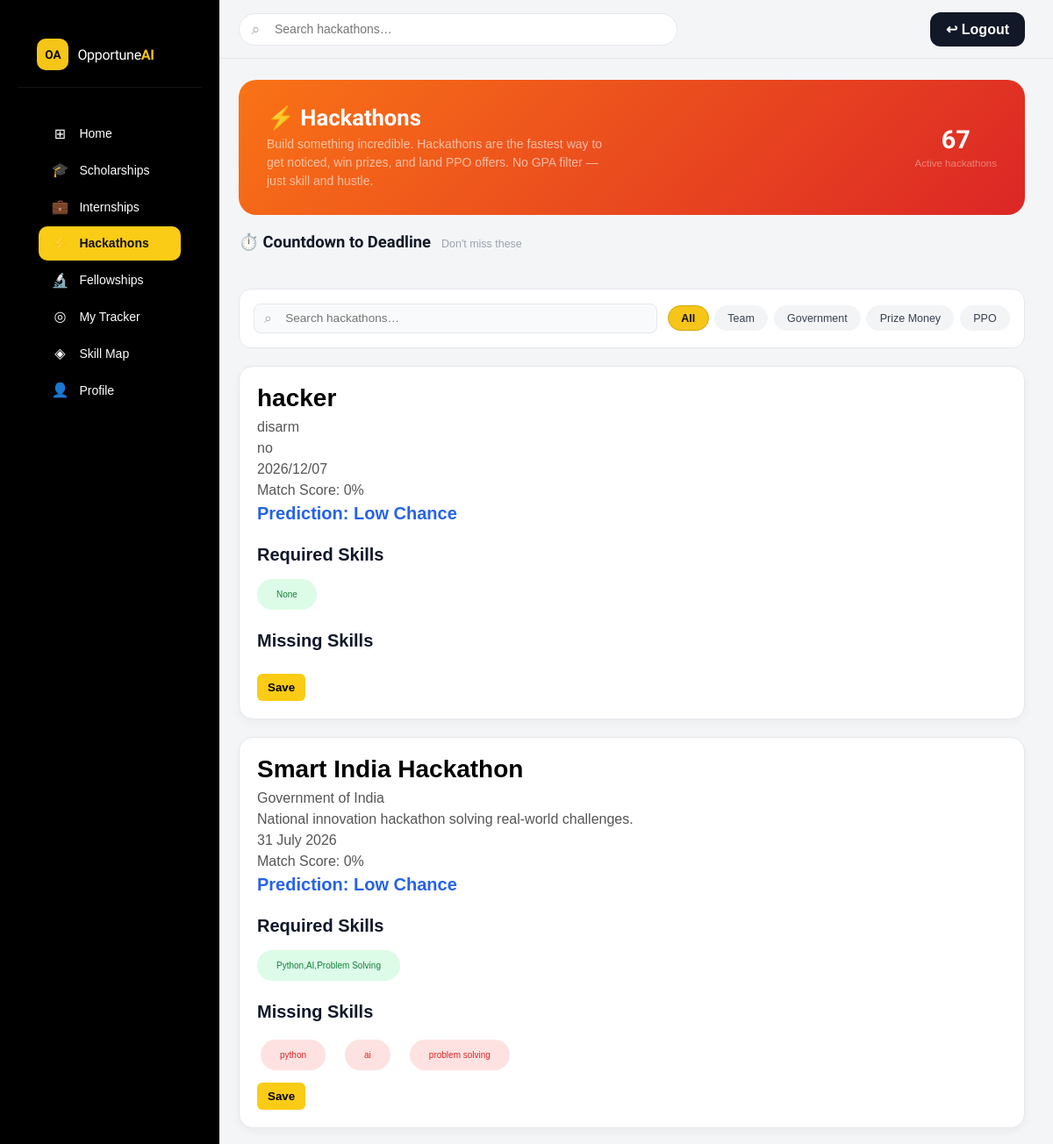
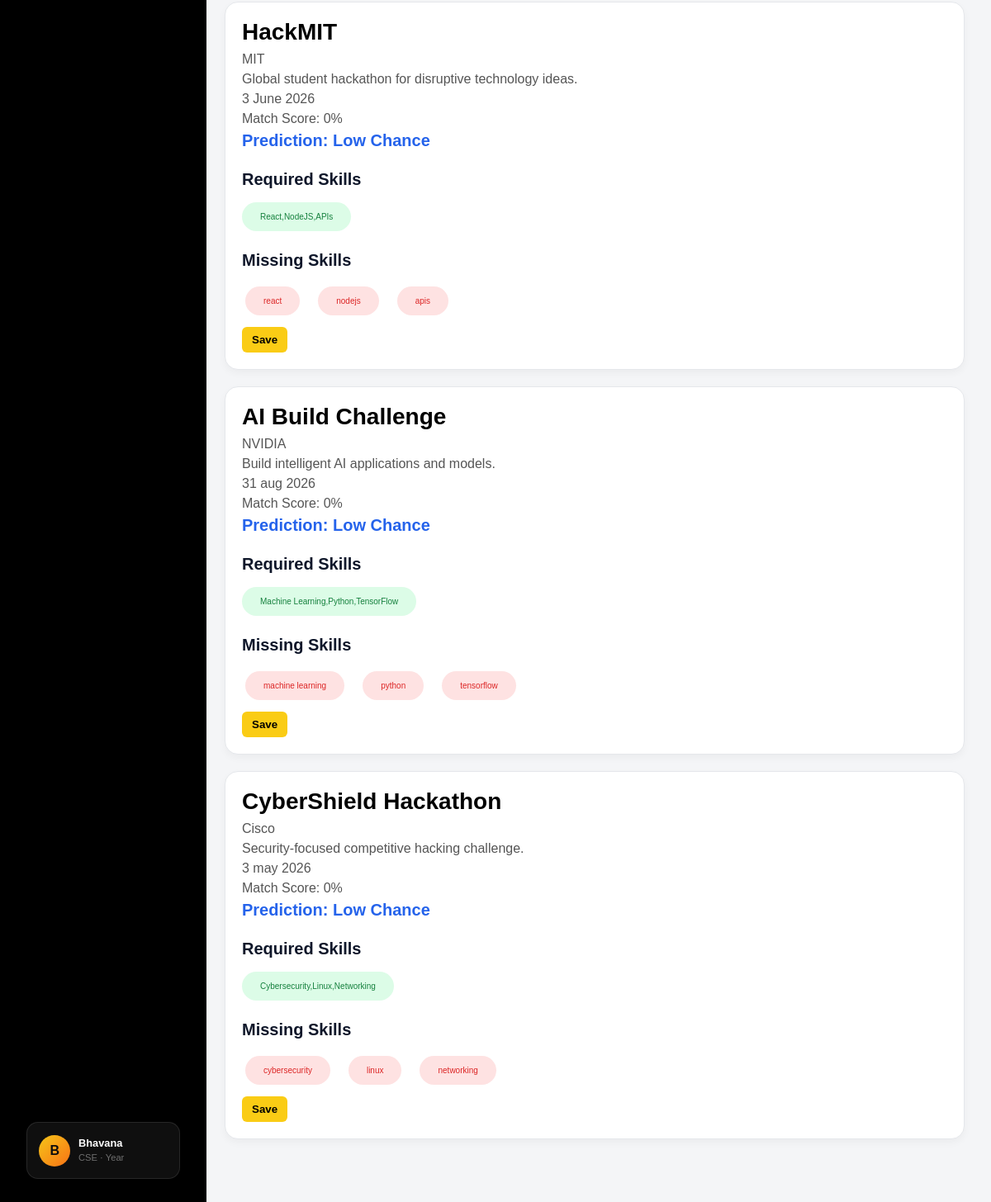
Page /hackathons/ (signed in) on the committed database (2 pictures, top to bottom).
### core/models.py (models this page shows, shortened)
class StudentProfile(models.Model):
    user = models.OneToOneField(
        User,
        on_delete=models.CASCADE
    )
    year = models.CharField(max_length=20, blank=True)
    college = models.CharField(max_length=200, blank=True)
    full_name = models.CharField(max_length=200)
    branch = models.CharField(max_length=100)
    skills = models.TextField()
    cgpa = models.FloatField()
    bio = models.TextField()
    resume_link = models.URLField(blank=True)
    resume = models.FileField(upload_to='resumes/', blank=True, null=True)

class Hackathon(models.Model):
    title = models.CharField(max_length=255)
    organizer = models.CharField(max_length=255)
    description = models.TextField()
    deadline = models.CharField(max_length=100)
    required_skills = models.CharField(
        max_length=500,
        blank=True,
        null=True
    )

### core/views.py (the view)
# urls.py: path('hackathons/', views.hackathons, name='hackathons'),
@login_required
def hackathons(request):
    student = StudentProfile.objects.get(user=request.user)
    recommendations = get_recommended_hackathons(student)
    return render(request, 'hackathons.html', {
        'recommendations': recommendations
    })

### templates/hackathons.html (shortened to what this page needs)
{% load static %}
<!DOCTYPE html>
<html lang="en">
<head>
<link rel="stylesheet" href="{% static 'css/main.css' %}">
</head>
<body>
<aside class="sidebar"><div class="sidebar-logo"><div class="logo-mark">OA</div><span class="logo-text">Opportune<b>AI</b></span></div>
<nav class="sidebar-nav">
<nav class="sidebar-nav">
  <a href="/" class="nav-item"><span class="nav-icon">⊞</span><span>Home</span></a>
  <a href="/scholarships/" class="nav-item">
    <span class="nav-icon">🎓</span><span>Scholarships</span>
  </a>
  <a href="/internships/" class="nav-item">
    <span class="nav-icon">💼</span><span>Internships</span>
  </a>
  <a href="/hackathons/" class="nav-item active">
    <span class="nav-icon">⚡</span><span>Hackathons</span>
  </a>
  <a href="/fellowships/" class="nav-item">
    <span class="nav-icon">🔬</span><span>Fellowships</span>
  </a>
  <a href="/tracker/" class="nav-item">
    <span class="nav-icon">◎</span><span>My Tracker</span>
  </a>
  <a href="/skillmap/" class="nav-item">
    <span class="nav-icon">◈</span><span>Skill Map</span>
  </a>
  <a href="/profile/" class="nav-item">
    <span class="nav-icon">👤</span>
    <span>Profile</span>
</a>
</nav>
</nav>
<div class="sidebar-profile">
    <div class="sp-avatar">
    {{ request.user.studentprofile.full_name|first|upper }}
</div>
    <div class="sp-info">
    <strong>
        {{ request.user.studentprofile.full_name }}
    </strong>
    <span>
        {{ request.user.studentprofile.branch }}
        · Year {{ request.user.studentprofile.year }}
    </span>
</div>
</div>
</aside>
<main class="main-content">
<header class="topbar"><div class="topbar-search"><span class="ts-icon">⌕</span><input type="text" id="globalSearch" placeholder="Search hackathons…"/></div><div class="topbar-right"><a href="/logout/" id="logout-btn">
    ↩ Logout
</a></div></header>
<div class="page-hero hack-hero">
<div class="ph-text"><h1>⚡ Hackathons</h1><p>Build something incredible. Hackathons are the fastest way to get noticed, win prizes, and land PPO offers. No GPA filter — just skill and hustle.</p></div>
<div class="ph-stat"><span class="ps-num" style="color:#fff">67</span><span class="ps-label" style="color:rgba(255,255,255,0.6)">Active hackathons</span></div>
</div>
<section style="margin:0 2rem 0.75rem;"><div class="section-head"><h2>⏱️ Countdown to Deadline</h2><span class="sgw-sub">Don't miss these</span></div></section>
<section class="filter-section"><div class="filter-row">
<div class="filter-search-wrap"><span class="ts-icon">⌕</span><input type="text" class="filter-input" id="filterInput" placeholder="Search hackathons…"></div>
<div class="filter-chips">
<button class="chip active" data-tag="all">All</button>
<button class="chip" data-tag="Team">Team</button>
<button class="chip" data-tag="Govt">Government</button>
<button class="chip" data-tag="Prize">Prize Money</button>
<button class="chip" data-tag="PPO">PPO</button>
</div>
</div></section>
<section class="full-grid-section">
  {% for item in recommendations %}
<div class="card search-card">
    <h2>{{ item.hackathon.title }}</h2>
    <p>{{ item.hackathon.organizer }}</p>
    <p>{{ item.hackathon.description }}</p>
    <p>{{ item.hackathon.deadline }}</p>
    <p>
    Match Score: {{ item.score }}%
</p>
<p class="prediction">
    Prediction: {{ item.prediction }}
</p>
<div class="skills-section">
    <div class="skills-title">
        Required Skills
    </div>
    <div class="skill-tags">
        <span class="skill-tag good-skill">
            {{ item.hackathon.required_skills }}
        </span>
    </div>
</div>
<div class="skills-section">
    <div class="skills-title">
        Missing Skills
    </div>
    <div class="skill-tags">
        {% for skill in item.missing_skills %}
            <span class="skill-tag missing-skill">
                {{ skill }}
            </span>
        {% endfor %}
    </div>
</div>
    <a href="/save/{{ item.hackathon.id }}/">
    <button>Save</button>
</a>
</div>
{% endfor %}
<div class="no-results hidden" id="noResults"><div class="no-results-icon">⚡</div><p>No hackathons found.</p></div></section>
</main>
</body></html>

### templates/hackathons.html (style rules this page uses)
.page-hero.hack-hero { background:linear-gradient(135deg,#f97316,#dc2626);color:#fff; }
.hack-hero .ph-text p { color:rgba(255,255,255,0.8); }

### rows in the picture
Hackathon: hackathon "hacker", hackathon.organizer "disarm", hackathon.description "no", hackathon.deadline "2026/12/07", score "0", prediction "Low Chance", hackathon.required_skills "None"
Hackathon: hackathon "Smart India Hackathon", hackathon.organizer "Government of India", hackathon.description "National innovation hackathon solving real-world challenges.", hackathon.deadline "31 July 2026", score "0", prediction "Low Chance", hackathon.required_skills "Python,AI,Problem Solving", missing_skills "python" "ai" "problem solving"
Hackathon: hackathon "HackMIT", hackathon.organizer "MIT", hackathon.description "Global student hackathon for disruptive technology ideas.", hackathon.deadline "3 June 2026", score "0", prediction "Low Chance", hackathon.required_skills "React,NodeJS,APIs", missing_skills "react" "nodejs" "apis"
Hackathon: hackathon "AI Build Challenge", hackathon.organizer "NVIDIA", hackathon.description "Build intelligent AI applications and models.", hackathon.deadline "31 aug 2026", score "0", prediction "Low Chance", hackathon.required_skills "Machine Learning,Python,TensorFlow", missing_skills "machine learning" "python" "tensorflow"
Hackathon: hackathon "CyberShield Hackathon", hackathon.organizer "Cisco", hackathon.description "Security-focused competitive hacking challenge.", hackathon.deadline "3 may 2026", score "0", prediction "Low Chance", hackathon.required_skills "Cybersecurity,Linux,Networking", missing_skills "cybersecurity" "linux" "networking"

### other values in the picture
{{ request.user.studentprofile.full_name|first|upper }} "B"
{{ request.user.studentprofile.full_name }} "Bhavana"
{{ request.user.studentprofile.branch }} "CSE"
